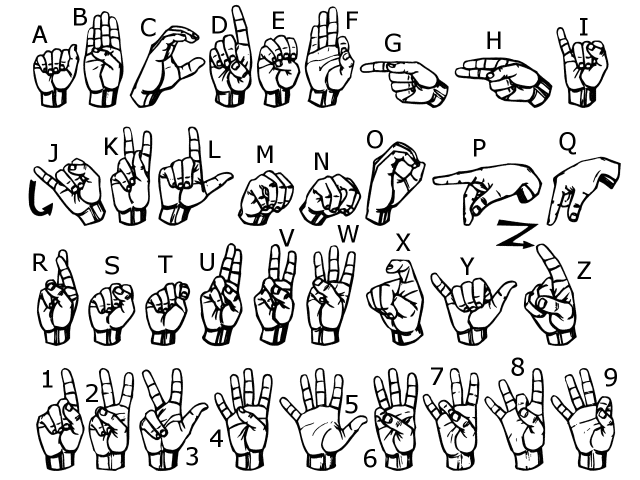
#> input picture signs.png, 1280 x 960 px, given in place of the camera (shown at 1/2 size)
$ python collect_alphabets.py
#> lines starting #> are read from the running program, lines starting #| are printed output that depends on the picture; after the words box and inside, x2 and y2 are one past the last pixel; in counts of white or black regions, pixels touching at a corner belong together
import cv2
import os

BASE_DIR = "data/train/alphabets"
LETTERS = list("A B C E F G H J L O P Q V W X Y Z".split())

IMG_SIZE = 128
MAX_IMAGES = 300

# Create folders
for l in LETTERS:
    os.makedirs(os.path.join(BASE_DIR, l), exist_ok=True)

cap = cv2.VideoCapture(0)

if not cap.isOpened():
    print("❌ Camera not opened")
    exit()

print("Press letter key to capture image")
print("ESC to exit")

while True:
    ret, frame = cap.read()
#> frame is the input picture: shape (960, 1280, 3); min 0, max 255, mean 217.7
    if not ret:
        break

    frame = cv2.flip(frame, 1)

    # ROI
    x1, y1, x2, y2 = 220, 20, 520, 320
    roi = frame[y1:y2, x1:x2]
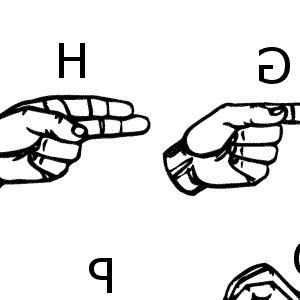
#> roi: shape (300, 300, 3); min 0, max 255, mean 228.7
    cv2.rectangle(frame, (x1,y1), (x2,y2), (0,255,0), 2)
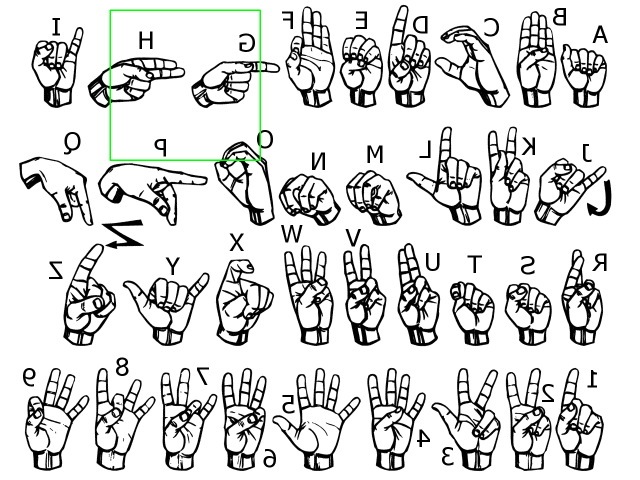
#> frame: shape (960, 1280, 3) (shown at 1/2 size); mean B, G, R 217, 217.7, 217

    gray = cv2.cvtColor(roi, cv2.COLOR_BGR2GRAY)
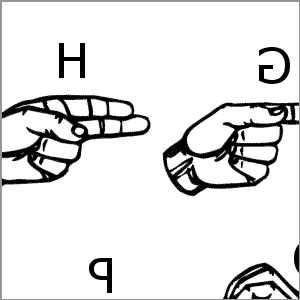
#> gray: shape (300, 300); min 0, max 255, mean 227
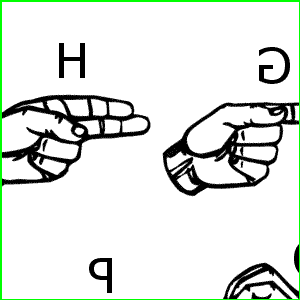
#> roi: shape (300, 300, 3); 1.99% of pixels changed, all inside (x1, y1, x2, y2) = (0, 0, 300, 300)
    blur = cv2.GaussianBlur(gray, (5,5), 2)
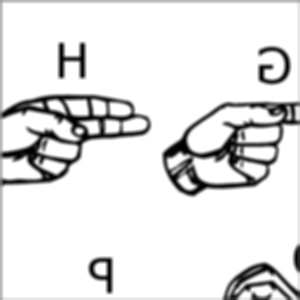
#> blur: shape (300, 300); min 0, max 255, mean 227.3
    _, thresh = cv2.threshold(
        blur, 70, 255, cv2.THRESH_BINARY_INV + cv2.THRESH_OTSU
    )
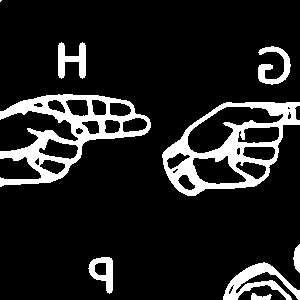
#> thresh: shape (300, 300); 13.1% white; 9 white regions (1 under 20 px), largest, box (x1, y1, x2, y2) and area: (0, 94, 151, 187) 4433, (162, 102, 300, 196) 4321, (223, 262, 300, 300) 1155

    thresh = cv2.resize(thresh, (IMG_SIZE, IMG_SIZE))
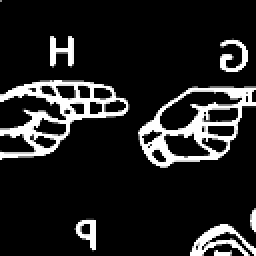
#> thresh: shape (128, 128) (shown 2 times larger); min 0, max 255, mean 33.5

    cv2.imshow("Frame", frame)
    cv2.imshow("Processed", thresh)

    key = cv2.waitKey(1) & 0xFF
#> (key Esc is pressed here)

    if key == 27:
        break

    char = chr(key).upper()
    if char in LETTERS:
        path = os.path.join(BASE_DIR, char)
        count = len(os.listdir(path))

        if count < MAX_IMAGES:
            cv2.imwrite(f"{path}/{count}.jpg", thresh)
            print(f"Saved {char}: {count+1}")
        else:
            print(f"{char} completed")

cap.release()
cv2.destroyAllWindows()
